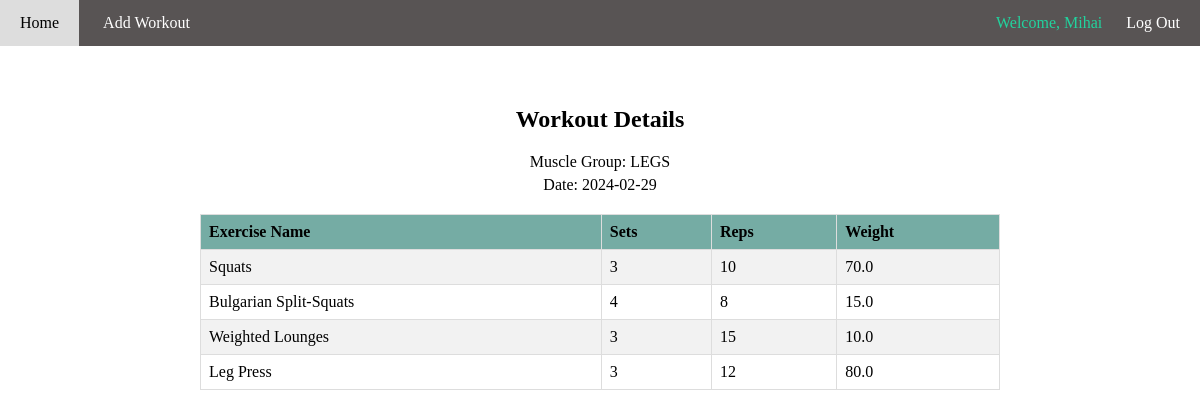
/log/10 (signed in), run on the app's committed database.
### tables this page shows
CREATE TABLE logs (id INTEGER PRIMARY KEY AUTOINCREMENT NOT NULL, user_id INT NOT NULL, date DATE NOT NULL, muscle_group TEXT NOT NULL, FOREIGN KEY (user_id) REFERENCES users (id));

CREATE TABLE log_details (id INTEGER PRIMARY KEY AUTOINCREMENT NOT NULL, log_id INT NOT NULL, sets INT NOT NULL, reps INT NOT NULL, weight REAL, ex_name TEXT NOT NULL, FOREIGN KEY (log_id) REFERENCES logs (id));

### app.py (the view)
@app.route("/log/<int:log_id>")
@login_required
def log(log_id):
    log_details = db.execute("""SELECT l.id, l.date, l.muscle_group, ld.sets,
                            ld.reps, ld.weight, ld.ex_name FROM logs l
                            JOIN log_details ld ON l.id = ld.log_id
                            JOIN users u ON u.id = l.user_id
                            WHERE u.id = ? AND l.id = ?
                            """, session["user_id"], log_id)
    print(log_details)
    muscle_group = log_details[0]["muscle_group"]
    date = log_details[0]["date"]
    return render_template("log.html", muscle_group = muscle_group, date = date, details = log_details)

### app.py (called while the page is built)
@app.after_request
def after_request(response):
    response.headers["Cache-Control"] = "no-cache, no-store, must-revalidate"
    response.headers["Expires"] = 0
    response.headers["Pragma"] = "no-cache"
    return response

### helpers.py (called while the page is built)
def login_required(f):
    @wraps(f)
    def decorated_function(*args, **kwargs):
        if session.get("user_id") is None:
            return redirect("/login")
        return f(*args, **kwargs)
    return decorated_function

### templates/log.html (shortened to what this page needs)
{% extends "layout.html" %}
{% block main %}
    <div class="container5">
        <h2>Workout Details</h2>
        <div class="container6">
            <p>Muscle Group: {{ muscle_group }}</p>
            <p>Date: {{ date }}</p>
        </div>
        <table class="ex_table">
            <tr>
                <th>Exercise Name</th>
                <th>Sets</th>
                <th>Reps</th>
                <th>Weight</th>
            </tr>
            {% for detail in details %}
            <tr>
                <td>{{ detail.ex_name }}</td>
                <td>{{ detail.sets }}</td>
                <td>{{ detail.reps }}</td>
                <td>{{ detail.weight }}</td>
            </tr>
            {% endfor %}
        </table>
    </div>
{% endblock %}

### static/styles.css (style rules this page uses)
body { margin: 0; }
h2 { text-align: center; }
p { margin-top: 15px; text-align: center; }
.container5 { max-width: 800px; margin: 0 auto; padding: 20px; }
.container6 { margin-bottom: 20px; }
.container6 p { margin: 5px 0; }
.ex_table { width: 100%; border-collapse: collapse; margin-top: 20px; }
.ex_table th, .ex_table td { border: 1px solid #ddd; padding: 8px; text-align: left; }
.ex_table th { background-color: #75aca4; }
.ex_table tr:nth-child(even) { background-color: #f2f2f2; }

### data on the page
logs: muscle_group "LEGS", date "2024-02-29"
log_details: ex_name "Squats", sets "3", reps "10", weight "70.0"
log_details: ex_name "Bulgarian Split-Squats", sets "4", reps "8", weight "15.0"
log_details: ex_name "Weighted Lounges", sets "3", reps "15", weight "10.0"
log_details: ex_name "Leg Press", sets "3", reps "12", weight "80.0"

### other printed values
{{ session["username"] }} "Mihai"
